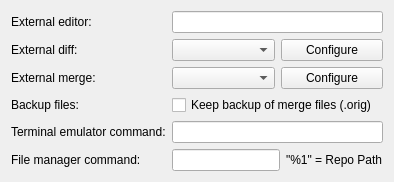
<?xml version="1.0" encoding="UTF-8"?>
<ui version="4.0">
 <class>ToolsPanel</class>
 <widget class="QWidget" name="ToolsPanel">
  <layout class="QFormLayout" name="formLayout">
   <item row="0" column="0">
    <widget class="QLabel" name="label">
     <property name="text">
      <string>External editor:</string>
     </property>
    </widget>
   </item>
   <item row="0" column="1">
    <widget class="QLineEdit" name="mEditTool"/>
   </item>
   <item row="1" column="0">
    <widget class="QLabel" name="label_2">
     <property name="text">
      <string>External diff:</string>
     </property>
    </widget>
   </item>
   <item row="1" column="1">
    <layout class="QHBoxLayout" name="diffToolLayout">
     <item>
      <widget class="QComboBox" name="mDiffTool"/>
     </item>
     <item>
      <widget class="QPushButton" name="mDiffConfigure">
       <property name="text">
        <string>Configure</string>
       </property>
      </widget>
     </item>
    </layout>
   </item>
   <item row="2" column="0">
    <widget class="QLabel" name="label_3">
     <property name="text">
      <string>External merge:</string>
     </property>
    </widget>
   </item>
   <item row="2" column="1">
    <layout class="QHBoxLayout" name="mergeToolLayout">
     <item>
      <widget class="QComboBox" name="mMergeTool"/>
     </item>
     <item>
      <widget class="QPushButton" name="mMergeConfigure">
       <property name="text">
        <string>Configure</string>
       </property>
      </widget>
     </item>
    </layout>
   </item>
   <item row="3" column="0">
    <widget class="QLabel" name="label_4">
     <property name="text">
      <string>Backup files:</string>
     </property>
    </widget>
   </item>
   <item row="3" column="1">
    <widget class="QCheckBox" name="mBackup">
     <property name="text">
      <string>Keep backup of merge files (.orig)</string>
     </property>
    </widget>
   </item>
   <item row="4" column="0">
    <widget class="QLabel" name="label_5">
     <property name="text">
      <string>Terminal emulator command:</string>
     </property>
    </widget>
   </item>
   <item row="4" column="1">
    <widget class="QLineEdit" name="mTerminalCommand"/>
   </item>
   <item row="5" column="0">
    <widget class="QLabel" name="label_6">
     <property name="text">
      <string>File manager command:</string>
     </property>
    </widget>
   </item>
   <item row="5" column="1">
    <layout class="QHBoxLayout" name="fileManagerLayout">
     <item>
      <widget class="QLineEdit" name="mFileManagerCommand"/>
     </item>
     <item>
      <widget class="QLabel" name="mFileManagerHint">
       <property name="text">
        <string notr="true">&quot;%1&quot; = Repo Path</string>
       </property>
      </widget>
     </item>
    </layout>
   </item>
  </layout>
 </widget>
 <resources/>
 <connections/>
</ui>
